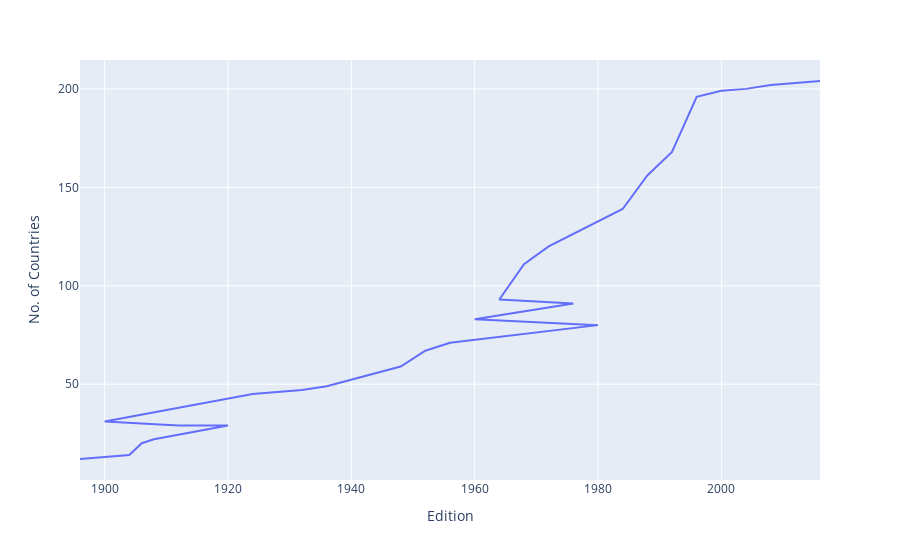

Notebook code cell kept with this figure:
### Code cell
import plotly.express as px

fig = px.line(nations_over_time, x='Edition', y='No. of Countries')
fig.show()

### Figure 1 — Plotly figure (JSON) as saved in the notebook; plotly's stock layout.template omitted (floating-point values rounded to 4 significant figures)
{"data": [{"hovertemplate": "Edition=%{x}<br>No. of Countries=%{y}<extra></extra>", "legendgroup": "", "line": {"color": "#636efa", "dash": "solid"}, "marker": {"symbol": "circle"}, "mode": "lines", "name": "", "orientation": "v", "showlegend": false, "type": "scatter", "x": [2016, 2012, 2008, 2004, 2000, 1996, 1992, 1988, 1984, 1972, 1968, 1964, 1976, 1960, 1980, 1956, 1952, 1948, 1936, 1932, 1928, 1924, 1900, 1912, 1920, 1908, 1906, 1904, 1896], "xaxis": "x", "y": [204, 203, 202, 200, 199, 196, 168, 156, 139, 120, 111, 93, 91, 83, 80, 71, 67, 59, 49, 47, 46, 45, 31, 29, 29, 22, 20, 14, 12], "yaxis": "y"}], "layout": {"legend": {"tracegroupgap": 0}, "margin": {"t": 60}, "xaxis": {"anchor": "y", "domain": [0, 1], "title": {"text": "Edition"}}, "yaxis": {"anchor": "x", "domain": [0, 1], "title": {"text": "No. of Countries"}}}}
